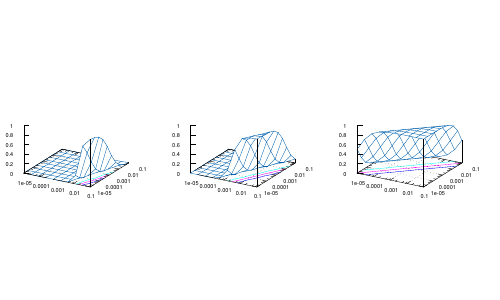

Recreate this plot in gnuplot.
set output "consolidated-base-rate.pdf"
set terminal pdfcairo monochrome solid font 'Helvetica,11'
set lmargin 0
set rmargin 0
set tmargin 0
set bmargin 0
set multiplot layout 1,3 scale 0.90,0.5 # title "False positive probabilities"
set xyplane 0
set hidden3d
unset arrow
unset label
set grid
set logscale x
set logscale y
set nokey
set contour base
set cntrparam levels discrete 0.25, 0.5, 0.75

# set xlabel "False alarm probability" offset 0,-1.5,0 rotate by 90
unset xlabel
set xtics offset 0.75,-0.25,0 rotate by -45 font 'Helvetica,7'
set xrange [0.00001:0.1] noreverse nowriteback

# set ylabel "Attack probability" offset -1,-2.5,0
unset ylabel
set yrange [0.00001:0.1] noreverse nowriteback
set ytics offset 1.75,-0.25,0 rotate by 45 font 'Helvetica,7'

set zrange [0:1]
set ztics 0.2 rotate by -45 font 'Helvetica,7'

f(x,y) = (x**3) * (1 - y) # false positive
g(x,y) = (x**2) * (1 - y) # false positive
h(x,y) = x * (1 - y)

# set title "3 sensors"
splot f(x,y)/(f(x,y) + y) with lines lc rgb '#0060ad'

# set title "2 sensors"
splot g(x,y)/(g(x,y) + y) with lines lc rgb '#0060ad'

# set title "Single sensor"
splot h(x,y)/(h(x,y) + y) with lines lc rgb '#0060ad'
unset multiplot
